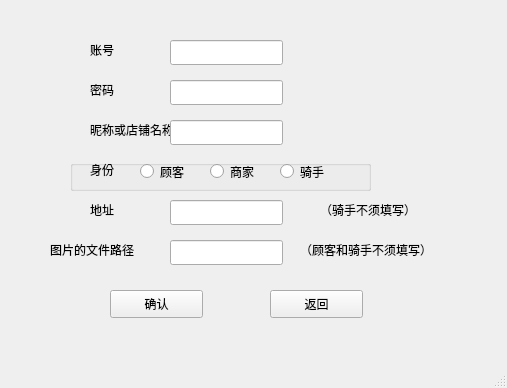
<?xml version="1.0" encoding="UTF-8"?>
<ui version="4.0">
 <class>sign_up</class>
 <widget class="QMainWindow" name="sign_up">
  <property name="geometry">
   <rect>
    <x>0</x>
    <y>0</y>
    <width>507</width>
    <height>388</height>
   </rect>
  </property>
  <property name="windowTitle">
   <string>MainWindow</string>
  </property>
  <widget class="QWidget" name="centralwidget">
   <widget class="QLabel" name="label">
    <property name="geometry">
     <rect>
      <x>90</x>
      <y>40</y>
      <width>31</width>
      <height>19</height>
     </rect>
    </property>
    <property name="text">
     <string>账号</string>
    </property>
   </widget>
   <widget class="QLabel" name="label_2">
    <property name="geometry">
     <rect>
      <x>90</x>
      <y>80</y>
      <width>31</width>
      <height>19</height>
     </rect>
    </property>
    <property name="text">
     <string>密码</string>
    </property>
   </widget>
   <widget class="QLineEdit" name="id">
    <property name="geometry">
     <rect>
      <x>170</x>
      <y>40</y>
      <width>113</width>
      <height>25</height>
     </rect>
    </property>
   </widget>
   <widget class="QLineEdit" name="location">
    <property name="geometry">
     <rect>
      <x>170</x>
      <y>200</y>
      <width>113</width>
      <height>25</height>
     </rect>
    </property>
   </widget>
   <widget class="QLabel" name="label_3">
    <property name="geometry">
     <rect>
      <x>90</x>
      <y>120</y>
      <width>121</width>
      <height>19</height>
     </rect>
    </property>
    <property name="text">
     <string>昵称或店铺名称</string>
    </property>
   </widget>
   <widget class="QLabel" name="label_4">
    <property name="geometry">
     <rect>
      <x>90</x>
      <y>200</y>
      <width>31</width>
      <height>19</height>
     </rect>
    </property>
    <property name="text">
     <string>地址</string>
    </property>
   </widget>
   <widget class="QLabel" name="label_5">
    <property name="geometry">
     <rect>
      <x>50</x>
      <y>240</y>
      <width>111</width>
      <height>19</height>
     </rect>
    </property>
    <property name="text">
     <string>图片的文件路径</string>
    </property>
   </widget>
   <widget class="QLineEdit" name="picture">
    <property name="geometry">
     <rect>
      <x>170</x>
      <y>240</y>
      <width>113</width>
      <height>25</height>
     </rect>
    </property>
   </widget>
   <widget class="QLineEdit" name="name">
    <property name="geometry">
     <rect>
      <x>170</x>
      <y>120</y>
      <width>113</width>
      <height>25</height>
     </rect>
    </property>
   </widget>
   <widget class="QLineEdit" name="password">
    <property name="geometry">
     <rect>
      <x>170</x>
      <y>80</y>
      <width>113</width>
      <height>25</height>
     </rect>
    </property>
   </widget>
   <widget class="QLabel" name="label_7">
    <property name="geometry">
     <rect>
      <x>320</x>
      <y>200</y>
      <width>111</width>
      <height>19</height>
     </rect>
    </property>
    <property name="text">
     <string>（骑手不须填写）</string>
    </property>
   </widget>
   <widget class="QLabel" name="label_8">
    <property name="geometry">
     <rect>
      <x>300</x>
      <y>240</y>
      <width>161</width>
      <height>19</height>
     </rect>
    </property>
    <property name="text">
     <string>（顾客和骑手不须填写）</string>
    </property>
   </widget>
   <widget class="QPushButton" name="confirm">
    <property name="geometry">
     <rect>
      <x>110</x>
      <y>290</y>
      <width>93</width>
      <height>28</height>
     </rect>
    </property>
    <property name="text">
     <string>确认</string>
    </property>
   </widget>
   <widget class="QPushButton" name="return_2">
    <property name="geometry">
     <rect>
      <x>270</x>
      <y>290</y>
      <width>93</width>
      <height>28</height>
     </rect>
    </property>
    <property name="text">
     <string>返回</string>
    </property>
   </widget>
   <widget class="QGroupBox" name="groupBox">
    <property name="geometry">
     <rect>
      <x>70</x>
      <y>160</y>
      <width>301</width>
      <height>31</height>
     </rect>
    </property>
    <property name="title">
     <string/>
    </property>
    <widget class="QLabel" name="label_6">
     <property name="geometry">
      <rect>
       <x>20</x>
       <y>0</y>
       <width>31</width>
       <height>19</height>
      </rect>
     </property>
     <property name="text">
      <string>身份</string>
     </property>
    </widget>
    <widget class="QRadioButton" name="i_customer">
     <property name="geometry">
      <rect>
       <x>70</x>
       <y>0</y>
       <width>61</width>
       <height>23</height>
      </rect>
     </property>
     <property name="text">
      <string>顾客</string>
     </property>
    </widget>
    <widget class="QRadioButton" name="i_restaurant">
     <property name="geometry">
      <rect>
       <x>140</x>
       <y>0</y>
       <width>61</width>
       <height>23</height>
      </rect>
     </property>
     <property name="text">
      <string>商家</string>
     </property>
    </widget>
    <widget class="QRadioButton" name="i_delivery">
     <property name="geometry">
      <rect>
       <x>210</x>
       <y>0</y>
       <width>61</width>
       <height>23</height>
      </rect>
     </property>
     <property name="text">
      <string>骑手</string>
     </property>
    </widget>
   </widget>
  </widget>
  <widget class="QMenuBar" name="menubar">
   <property name="geometry">
    <rect>
     <x>0</x>
     <y>0</y>
     <width>507</width>
     <height>17</height>
    </rect>
   </property>
  </widget>
  <widget class="QStatusBar" name="statusbar"/>
 </widget>
 <resources/>
 <connections/>
</ui>
